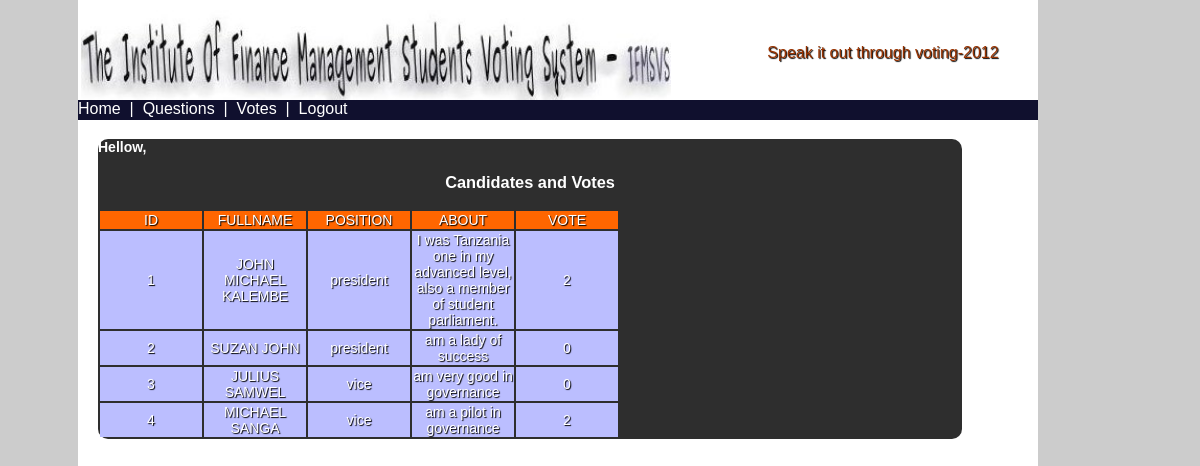
Screenshot of /votes.php with the database file from the repository.
### tables this page shows
CREATE TABLE IF NOT EXISTS `candidate` (
  `cand_id` int(100) NOT NULL AUTO_INCREMENT,
  `fullname` varchar(100) NOT NULL,
  `position` varchar(100) NOT NULL,
  `about` varchar(255) NOT NULL,
  `votecount` int(255) NOT NULL,
  PRIMARY KEY (`cand_id`)
);

### votes.php (the view, shortened to what this page needs)
<?php
include "header_candidate.php";?>
<div id="cover">
<div id="content">
<h4>Hellow,&nbsp;<?php echo $_SESSION['SESS_NAME'] ;?><br /></h4>
  <div id="login">
<h3>Candidates and Votes</h3>
<?php
	$member=mysql_query("select * from candidate");
	if(mysql_num_rows($member)==0)
	{
		echo '<font color="red">No results found</font>';
	}
	else
	{
		echo '<table><tr bgcolor="#FF6600">
<td width="100px">ID</td>
<td width="100px">FULLNAME</td>
<td width="100px">POSITION</td>
<td width="100px">ABOUT</td>
<td width="100px">VOTE</td>
</tr>';
 while($mb=mysql_fetch_object($member))
		{
			$id=$mb->cand_id;
			$name=$mb->fullname;
			$pos=$mb->position;
			$about=$mb->about;
			$vote=$mb->votecount;
			echo '<tr bgcolor="#BBBEFF">';
	echo '<td>'.$id.'</td>';
	echo '<td>'.$name.'</td>';
	echo '<td>'.$pos.'</td>';
	echo '<td>'.$about.'</td>';
	echo '<td>'.$vote.'</td>';
	echo "</tr>";
		}
		echo'</table>';
	}
?>
        </div>
</div>
</div>
<?php include "footer.php";?>

### voting.css (style rules this page uses)
body { background-color:#CCCCCC; font-family:Arial, Helvetica, sans-serif; -moz-border-radius:30px; }
#head h4,td { text-shadow:1px 1px 1px #000; }
#cover { position:absolute; top:120px; background:#FFFFFF; width:80%; height:100%; margin-left:70px; size:14px; font-family:Arial, Helvetica, sans-serif; color:#FFFFFF; }
#content { position:auto; top:20px; background:#2E2E2E; width:90%; margin-left:20px; font-size:14px; font-family:Arial, Helvetica, sans-serif; color:#FFFFFF; -moz-border-radius: 10px; -webkit-border-radius: 10px; -khtml-border-radius: 10px; border-radius: 10px; }
#content h3 { font-family:Arial, Helvetica, sans-serif; color:#FFFFFF; }
#login { text-align: center; width: auto; margin-left:0px; margin: auto; left:0; padding-bottom: 0; font-size:13; size:20px; }

### rows the page displays
candidate: cand_id "1", fullname "JOHN MICHAEL KALEMBE", position "president", about "I was Tanzania one in my advanced level, also a member of student parliament.", votecount "2"
candidate: cand_id "2", fullname "SUZAN JOHN", position "president", about "am a lady of success", votecount "0"
candidate: cand_id "3", fullname "JULIUS SAMWEL", position "vice", about "am very good in governance", votecount "0"
candidate: cand_id "4", fullname "MICHAEL SANGA", position "vice", about "am a pilot in governance", votecount "2"
